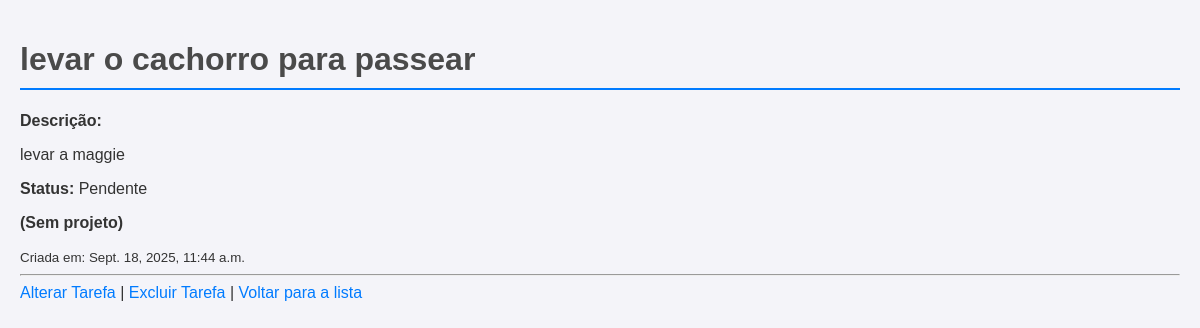
Screenshot of /tarefas/3/ with the database file from the repository.
### tarefas/models.py (models this page shows, shortened)
class Tarefa(models.Model):
    titulo = models.CharField(max_length=200)
    descricao = models.TextField(blank=True, null=True)
    data_criacao = models.DateTimeField(auto_now_add=True)
    concluida = models.BooleanField(default=False)
    projeto = models.ForeignKey(Projeto, on_delete=models.CASCADE, null=True, blank=True)

### tarefas/views.py (the view)
# urls.py: path('<int:tarefa_id>/', views.detalhe_tarefa, name='detalhe_tarefa'),
def detalhe_tarefa(request, tarefa_id):
    tarefa = get_object_or_404(Tarefa, pk=tarefa_id)
    return render(request, 'tarefas/detalhe.html', {'tarefa': tarefa})

### tarefas/templates/tarefas/detalhe.html (shortened to what this page needs)
<!DOCTYPE html>
<html lang="pt-br">
<head>
    {% load static %}
    <link rel="stylesheet" href="{% static 'detalhe/detalhe.css' %}">
</head>
<body>
    <h1>{{ tarefa.titulo }}</h1>
    <p><strong>Descrição:</strong> {{ tarefa.descricao|linebreaks }}</p>
    <p><strong>Status:</strong> {% if tarefa.concluida %}Concluída{% else %}Pendente{% endif %}</p>
    <p>{% if tarefa.projeto %}
        <strong>Projeto:</strong>
        <a href="{% url 'detalhe_projeto' tarefa.projeto.id %}">
            {{ tarefa.projeto.nome }}
        </a>
        {% else %}
        <strong>(Sem projeto)</strong>
        {% endif %}
    </p>
    <small>Criada em: {{ tarefa.data_criacao }}</small>
    <hr>
    <a href="{% url 'alterar_tarefa' tarefa.id %}">Alterar Tarefa</a> |
    <a href="{% url 'excluir_tarefa' tarefa.id %}">Excluir Tarefa</a> |
    <a href="{% url 'lista_tarefas' %}">Voltar para a lista</a>
</body>
</html>

### tarefas/static/detalhe/detalhe.css (style rules this page uses)
body { font-family: sans-serif; background-color: #f4f4f9; color: #333; margin: 0; padding: 20px; }
h1 { color: #4a4a4a; border-bottom: 2px solid #007bff; padding-bottom: 10px; }
a { color: #007bff; text-decoration: none; }

### rows the page displays
Tarefa: titulo "levar o cachorro para passear", descricao "levar a maggie", data_criacao "Sept. 18, 2025, 11:44 a.m."
